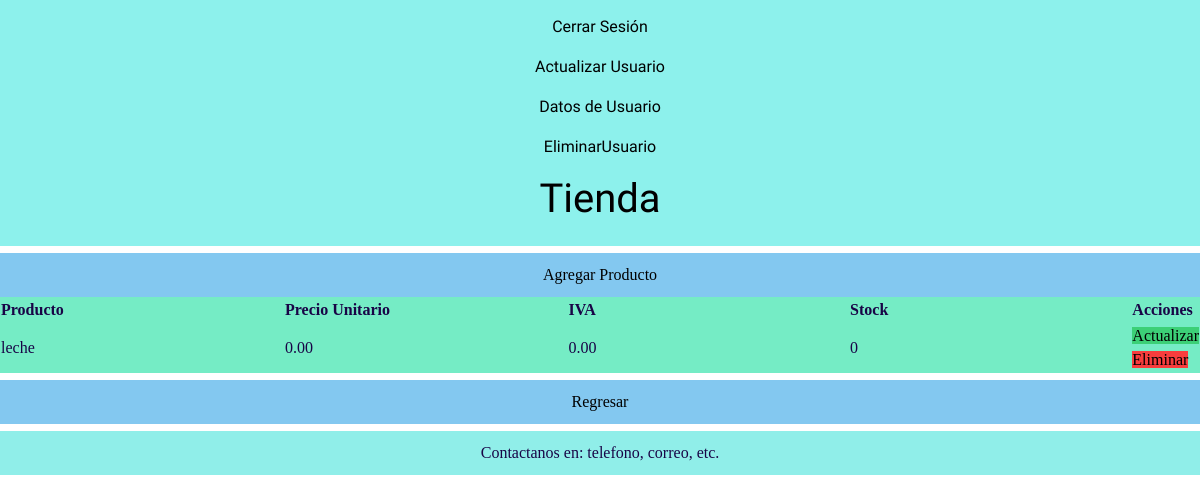
/inventario/productoList/, run on the app's committed database.
### inventario/models.py (models this page shows)
class Producto(models.Model):
    nombre = models.CharField(max_length=200)
    precioUnidad = models.DecimalField(default=0, max_digits=7, decimal_places=2)
    cantidadExistencia = models.IntegerField(default=0)
    IVAproducto = models.DecimalField(default=0, max_digits=7, decimal_places=2)

### inventario/views.py (the view)
# urls.py: path('productoList/',productoList.as_view(),name='productoList'),
class productoList(ListView):
 model=Producto
 template_name='inventario/productos.html'
 form_class=productoForm

### templates/inventario/productos.html (shortened to what this page needs)
{% extends 'inventario/base.html' %}
{%load static%}
{% block content %}
<div id="inventario">
    <div class="ag">
        <a href="{% url 'inventario:productoCreate'%}">Agregar Producto</a>
    </div>
    {% if object_list %}
        <table>
            <thead>
              <tr>
                <th>Producto</th>
                <th>Precio Unitario</th>
                <th>IVA</th>
                <th>Stock</th>
                <th>Acciones</th>
              </tr>
            </thead>
            <tbody>
                {% for producto in object_list %}
                <tr>
                    <td>{{producto.nombre}} </td>
                    <td>{{producto.precioUnidad}}</td>
                    <td>{{producto.IVAproducto}}</td>
                    <td>{{producto.cantidadExistencia}} </td>
                    <td><a class="actu"
                        href='{% url 'inventario:productoUpdate' producto.id %}'
                        class="mr-1 btn btn-primary">
                        Actualizar</button>
                        <a class="eli" href="{% url 'inventario:productoDelete' producto.id%}">Eliminar</a> </td>
                </tr>
                {% endfor %}
            </tbody>
        </table>
    {% else %}
        <h1 >Noy hay producto registrados</h1>
    {% endif %}
        <div class="ag">
            <a href="{% url 'inventario:homeTemplate'%}">Regresar</a>
        </div>
</div>
{% endblock %}

### static/css/style.css (style rules this page uses)
* { box-sizing: border-box; }
a { text-decoration: none; color: black; }
.eli { background-color: #F83D3D; }
.actu { background-color: #3CD077; }
.ag { background-color: #83c8f0; width: 100%; padding: 10px; margin-top: 7px; text-align: center; }
table { width: 100%; }
th, td { width: 25%; background-color: #75ecc5; }

### data on the page
Producto: nombre "leche", precioUnidad "0.00", IVAproducto "0.00", cantidadExistencia "0"
